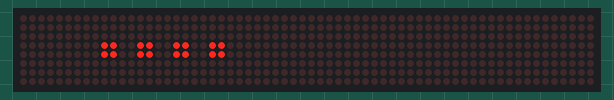
This sketch was run on a simulated Arduino Uno, built with avr-gcc and run on an emulated ATmega328P. Shown: 64×8 LED matrix.

Above: at 0.12 s.
At 0.56 s:
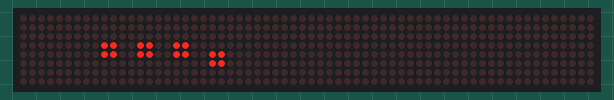
At 0.98 s:
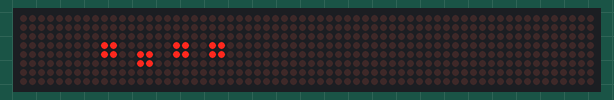

The sketch:

Wait.ino
```cpp
#include "LedControl.h"
LedControl lc = LedControl(13,11,12,8);
LedControl ld = LedControl(10,8,9,4);

void setup() {


  for (int i = 0; i < 8; ++i) {
  lc.shutdown(i,false);
  // Set the brightness to a medium values
  lc.setIntensity(i, 4);
  // and clear the display
  lc.clearDisplay(i);
  }

  for (int i = 0; i < 8; ++i) {
  ld.shutdown(i,false);
  // Set the brightness to a medium values
  ld.setIntensity(i, 4);
  // and clear the display
  ld.clearDisplay(i);
  }
}

byte h0[] =
{
   B00000000,
   B00000000,
   B00000000,
   B00011000,
   B00011000,
   B00000000,
   B00000000,
   B00000000
};


byte h1[] =
{
   B00000000,
   B00000000,
   B00000000,
   B00000000,
   B00011000,
   B00011000,
   B00000000,
   B00000000
};

byte c[] =
{
   B00000000,
   B00000000,
   B00000000,
   B01100110,
   B01100110,
   B00000000,
   B00000000,
   B00000000
};

byte c0[] =
{
   B00000000,
   B00000000,
   B00000000,
   B01100000,
   B01100110,
   B00000110,
   B00000000,
   B00000000
};

byte c1[] =
{
   B00000000,
   B00000000,
   B00000000,
   B00000110,
   B01100110,
   B01100000,
   B00000000,
   B00000000
};

void loop() {

  /*
   * configurations are changed after every 130ms to produce a moving pattern
   */

  for (int i = 0; i < 8; i++)
  {
    lc.setRow(6,i,c[i]);
  }

  for (int i = 0; i < 8; i++)
  {
    lc.setRow(5,i,c[i]);
  }

  delay(130);

  for (int i = 0; i < 8; i++)
  {
    lc.setRow(6,i,c0[i]);
  }

  for (int i = 0; i < 8; i++)
  {
    lc.setRow(5,i,c[i]);
  }

  delay(130);

  for (int i = 0; i < 8; i++)
  {
    lc.setRow(6,i,c1[i]);
  }

  for (int i = 0; i < 8; i++)
  {
    lc.setRow(5,i,c[i]);
  }

  delay(130);

  for (int i = 0; i < 8; i++)
  {
    lc.setRow(6,i,c[i]);
  }

  for (int i = 0; i < 8; i++)
  {
    lc.setRow(5,i,c0[i]);
  }

  delay(130);

  for (int i = 0; i < 8; i++)
  {
    lc.setRow(6,i,c[i]);
  }

  for (int i = 0; i < 8; i++)
  {
    lc.setRow(5,i,c1[i]);
  }

  delay(130);

}
```

Measured:
- by itself, everything shown: repeats every 0.72 s, in 5 steps
